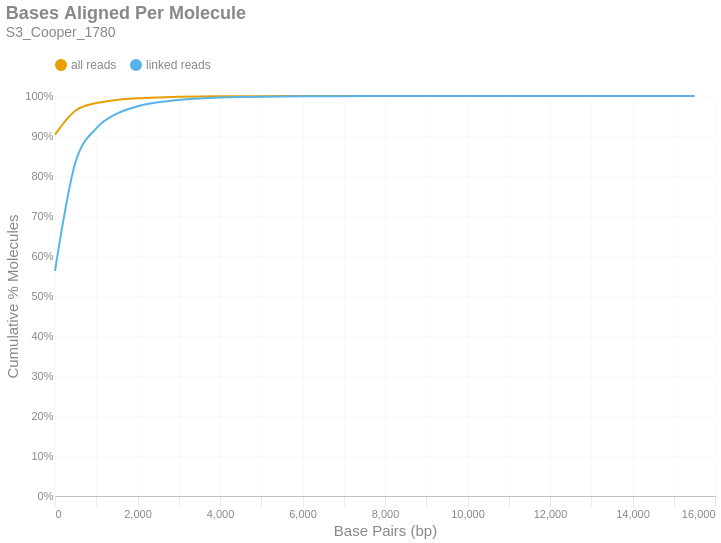

The cell this chart's notebook holds for it:
### Markdown cell above
### Bases Aligned Per Molecule
This is a cumulative frequency distribution showing the number of base pairs aligned per unique molecule. These data are shown in 500 bp bins. There are two distributions: one with `all reads` (yellow) and another with only `linked reads` (blue). The percent of molecules in the `linked reads` distribution is relative to the total number of linked molecules.

### Code cell
if SKIPLR:
    print_html(f"Skipped")
else:
    binned_df = consolidated_hist(valids['aligned_bp'], mask, 500, True)
    with SafeRender(binned_df):
        (
            density_plot(binned_df, 'Bases Aligned Per Molecule', samplename, 'basesper')
            .encode(
                x=alt.X('bin:Q', title="Base Pairs (bp)").axis(tickMinStep=500).scale(padding=0),
                y=alt.Y('value:Q', title='Cumulative % Molecules')
                    .axis(format='%')
                    .scale(domain = [0,1])
                    .stack(False),
                color=alt.Color("key:N").scale(domain = ["all reads", "linked reads"]),
                tooltip = [
                    alt.Tooltip("key:N", title = "Data Type"),
                    alt.Tooltip("range_label:N", title="Bases Aligned Per Molecule"),
                    alt.Tooltip("value:Q", format = ".2%", title="% Molecules (Cum.)")
                ]
            )
        ).display()

### Figure 1 — Vega-Lite specification as saved in the notebook (floating-point values rounded to 4 significant figures)
{"width": "container", "height": 400, "config": {"title": {"anchor": "start", "dy": -15, "fontSize": 18, "color": "#888888", "subtitleColor": "#888888", "subtitleFontSize": 14}, "arc": {"fill": "#0072B2"}, "axis": {"domainColor": "#888888", "domainWidth": 0.5, "gridWidth": 0.2, "grid": false, "titleFontWeight": 400, "titleFontSize": 15, "labelFontSize": 11, "labelColor": "#888888", "tickColor": "#888888", "tickWidth": 0.2, "titleColor": "#888888"}, "axisBand": {"grid": false}, "axisX": {"grid": true, "tickSize": 10, "domainCap": "round"}, "axisY": {"domain": false, "grid": true, "tickSize": 0, "domainCap": "round"}, "background": "transparent", "header": {"labelFontSize": 15, "labelColor": "#888888", "titleFontSize": 15, "titleFontWeight": 600, "titleColor": "#888888"}, "legend": {"labelFont": "sans-serif", "labelFontSize": 12, "labelColor": "#888888", "symbolSize": 100, "symbolType": "circle", "titleFontSize": 12, "titlePadding": 10, "titleColor": "#888888", "title": null, "orient": "top"}, "range": {"category": ["#E69F00", "#56B4E9", "#009E73", "#F0E442", "#0072B2", "#D55E00", "#CC79A7", "#000000"], "diverging": ["#cfe8f3", "#a2d4ec", "#73bfe2", "#46abdb", "#1696d2", "#12719e"]}, "area": {"fill": "#0072B2", "fillOpacity": 0.7, "line": true, "strokeOpacity": 0.7}, "line": {"color": "#0072B2", "stroke": "#0072B2", "strokeWidth": 2}, "trail": {"color": "#0072B2", "stroke": "#0072B2", "strokeWidth": 0, "size": 1}, "point": {"filled": true, "fillOpacity": 1.0, "size": 95}, "text": {"color": "#888888", "fontSize": 11, "align": "right", "fontWeight": 400, "size": 11}, "bar": {"fill": "#0072B2", "stroke": null}, "view": {"stroke": null, "continuousWidth": 660, "continuousHeight": 400}}, "data": {"name": "data-19086eab4891bfe73524c60f053b2b04"}, "mark": {"type": "line", "interpolate": "monotone", "point": {"opacity": 0, "size": 275}}, "encoding": {"color": {"field": "key", "scale": {"domain": ["all reads", "linked reads"]}, "type": "nominal"}, "tooltip": [{"field": "key", "title": "Data Type", "type": "nominal"}, {"field": "range_label", "title": "Bases Aligned Per Molecule", "type": "nominal"}, {"field": "value", "format": ".2%", "title": "% Molecules (Cum.)", "type": "quantitative"}], "x": {"axis": {"tickMinStep": 500}, "field": "bin", "scale": {"padding": 0}, "title": "Base Pairs (bp)", "type": "quantitative"}, "y": {"axis": {"format": "%"}, "field": "value", "scale": {"domain": [0, 1]}, "stack": false, "title": "Cumulative % Molecules", "type": "quantitative"}}, "params": [{"name": "param_c36ac31b6afebe62", "select": {"type": "point", "fields": ["key"]}, "bind": "legend"}], "title": {"text": "Bases Aligned Per Molecule", "subtitle": "S3_Cooper_1780"}, "transform": [{"fold": ["all reads (cumsum)", "linked reads (cumsum)"]}, {"calculate": "replace(datum.key, ' (cumsum)', '')", "as": "key"}, {"filter": {"param": "param_c36ac31b6afebe62"}}], "usermeta": {"embedOptions": {"downloadFileName": "S3_Cooper_1780.basesper"}}, "$schema": "https://vega.github.io/schema/vega-lite/v6.1.0.json", "datasets": {"data-19086eab4891bfe73524c60f053b2b04": [{"bin": "0.0", "interval": "0.0-500.0", "all reads": 0.9036, "linked reads": 0.5629, "all reads (cumsum)": 0.9036, "linked reads (cumsum)": 0.5629, "range_label": "0-499"}, {"bin": "500.0", "interval": "500.0-1000.0", "all reads": 0.06026, "linked reads": 0.2727, "all reads (cumsum)": 0.9639, "linked reads (cumsum)": 0.8356, "range_label": "500-999"}, {"bin": "1000.0", "interval": "1000.0-1500.0", "all reads": 0.01838, "linked reads": 0.0837, "all reads (cumsum)": 0.9823, "linked reads (cumsum)": 0.9193, "range_label": "1000-1499"}, {"bin": "1500.0", "interval": "1500.0-2000.0", "all reads": 0.008036, "linked reads": 0.0366, "all reads (cumsum)": 0.9903, "linked reads (cumsum)": 0.9559, "range_label": "1500-1999"}, {"bin": "2000.0", "interval": "2000.0-2500.0", "all reads": 0.004018, "linked reads": 0.0183, "all reads (cumsum)": 0.9943, "linked reads (cumsum)": 0.9742, "range_label": "2000-2499"}, {"bin": "2500.0", "interval": "2500.0-3000.0", "all reads": 0.002212, "linked reads": 0.01007, "all reads (cumsum)": 0.9965, "linked reads (cumsum)": 0.9843, "range_label": "2500-2999"}, {"bin": "3000.0", "interval": "3000.0-3500.0", "all reads": 0.001305, "linked reads": 0.005944, "all reads (cumsum)": 0.9979, "linked reads (cumsum)": 0.9902, "range_label": "3000-3499"}, {"bin": "3500.0", "interval": "3500.0-4000.0", "all reads": 0.0007816, "linked reads": 0.00356, "all reads (cumsum)": 0.9986, "linked reads (cumsum)": 0.9938, "range_label": "3500-3999"}, {"bin": "4000.0", "interval": "4000.0-4500.0", "all reads": 0.0004789, "linked reads": 0.002181, "all reads (cumsum)": 0.9991, "linked reads (cumsum)": 0.996, "range_label": "4000-4499"}, {"bin": "4500.0", "interval": "4500.0-5000.0", "all reads": 0.0003085, "linked reads": 0.001405, "all reads (cumsum)": 0.9994, "linked reads (cumsum)": 0.9974, "range_label": "4500-4999"}, {"bin": "5000.0", "interval": "5000.0-5500.0", "all reads": 0.00019, "linked reads": 0.0008655, "all reads (cumsum)": 0.9996, "linked reads (cumsum)": 0.9982, "range_label": "5000-5499"}, {"bin": "5500.0", "interval": "5500.0-6000.0", "all reads": 0.000132, "linked reads": 0.0006011, "all reads (cumsum)": 0.9997, "linked reads (cumsum)": 0.9988, "range_label": "5500-5999"}, {"bin": "6000.0", "interval": "6000.0-6500.0", "all reads": 8.389e-05, "linked reads": 0.0003821, "all reads (cumsum)": 0.9998, "linked reads (cumsum)": 0.9992, "range_label": "6000-6499"}, {"bin": "6500.0", "interval": "6500.0-7000.0", "all reads": 5.958e-05, "linked reads": 0.0002714, "all reads (cumsum)": 0.9999, "linked reads (cumsum)": 0.9995, "range_label": "6500-6999"}, {"bin": "7000.0", "interval": "7000.0-7500.0", "all reads": 3.724e-05, "linked reads": 0.0001696, "all reads (cumsum)": 0.9999, "linked reads (cumsum)": 0.9997, "range_label": "7000-7499"}, {"bin": "7500.0", "interval": "7500.0-8000.0", "all reads": 2.42e-05, "linked reads": 0.0001102, "all reads (cumsum)": 0.9999, "linked reads (cumsum)": 0.9998, "range_label": "7500-7999"}, {"bin": "8000.0", "interval": "8000.0-8500.0", "all reads": 1.566e-05, "linked reads": 7.134e-05, "all reads (cumsum)": 1.0, "linked reads (cumsum)": 0.9998, "range_label": "8000-8499"}, {"bin": "8500.0", "interval": "8500.0-9000.0", "all reads": 1.303e-05, "linked reads": 5.936e-05, "all reads (cumsum)": 1.0, "linked reads (cumsum)": 0.9999, "range_label": "8500-8999"}, {"bin": "9000.0", "interval": "9000.0-9500.0", "all reads": 7.338e-06, "linked reads": 3.342e-05, "all reads (cumsum)": 1.0, "linked reads (cumsum)": 0.9999, "range_label": "9000-9499"}, {"bin": "9500.0", "interval": "9500.0-10000.0", "all reads": 5.585e-06, "linked reads": 2.544e-05, "all reads (cumsum)": 1.0, "linked reads (cumsum)": 1.0, "range_label": "9500-9999"}, {"bin": "10000.0", "interval": "10000.0-10500.0", "all reads": 3.067e-06, "linked reads": 1.397e-05, "all reads (cumsum)": 1.0, "linked reads (cumsum)": 1.0, "range_label": "10000-10499"}, {"bin": "10500.0", "interval": "10500.0-11000.0", "all reads": 1.862e-06, "linked reads": 8.48e-06, "all reads (cumsum)": 1.0, "linked reads (cumsum)": 1.0, "range_label": "10500-10999"}, {"bin": "11000.0", "interval": "11000.0-11500.0", "all reads": 1.205e-06, "linked reads": 5.487e-06, "all reads (cumsum)": 1.0, "linked reads (cumsum)": 1.0, "range_label": "11000-11499"}, {"bin": "11500.0", "interval": "11500.0-12000.0", "all reads": 1.095e-06, "linked reads": 4.988e-06, "all reads (cumsum)": 1.0, "linked reads (cumsum)": 1.0, "range_label": "11500-11999"}, {"bin": "12000.0", "interval": "12000.0-12500.0", "all reads": 6.571e-07, "linked reads": 2.993e-06, "all reads (cumsum)": 1.0, "linked reads (cumsum)": 1.0, "range_label": "12000-12499"}, {"bin": "12500.0", "interval": "12500.0-13000.0", "all reads": 1.095e-07, "linked reads": 4.988e-07, "all reads (cumsum)": 1.0, "linked reads (cumsum)": 1.0, "range_label": "12500-12999"}, {"bin": "13000.0", "interval": "13000.0-13500.0", "all reads": 5.476e-07, "linked reads": 2.494e-06, "all reads (cumsum)": 1.0, "linked reads (cumsum)": 1.0, "range_label": "13000-13499"}, {"bin": "13500.0", "interval": "13500.0-14000.0", "all reads": 3.286e-07, "linked reads": 1.497e-06, "all reads (cumsum)": 1.0, "linked reads (cumsum)": 1.0, "range_label": "13500-13999"}, {"bin": "14000.0", "interval": "14000.0-14500.0", "all reads": 1.095e-07, "linked reads": 4.988e-07, "all reads (cumsum)": 1.0, "linked reads (cumsum)": 1.0, "range_label": "14000-14499"}, {"bin": "14500.0", "interval": "14500.0-15000.0", "all reads": 1.095e-07, "linked reads": 4.988e-07, "all reads (cumsum)": 1.0, "linked reads (cumsum)": 1.0, "range_label": "14500-14999"}, {"bin": "15000.0", "interval": "15000.0-15500.0", "all reads": 0.0, "linked reads": 0.0, "all reads (cumsum)": 1.0, "linked reads (cumsum)": 1.0, "range_label": "15000-15499"}, {"bin": "15500.0", "interval": "15500.0-16000.0", "all reads": 3.286e-07, "linked reads": 1.497e-06, "all reads (cumsum)": 1.0, "linked reads (cumsum)": 1.0, "range_label": "15500-15999"}]}}
